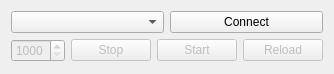
<?xml version="1.0" encoding="UTF-8"?>
<ui version="4.0">
 <class>Logger</class>
 <widget class="QWidget" name="Logger">
  <property name="geometry">
   <rect>
    <x>0</x>
    <y>0</y>
    <width>312</width>
    <height>74</height>
   </rect>
  </property>
  <property name="windowTitle">
   <string>Logger</string>
  </property>
  <layout class="QVBoxLayout" name="verticalLayout">
   <item>
    <layout class="QHBoxLayout" name="horizontalLayout_2">
     <item>
      <widget class="QComboBox" name="serialComboBox"/>
     </item>
     <item>
      <widget class="QPushButton" name="connectButton">
       <property name="text">
        <string>Connect</string>
       </property>
      </widget>
     </item>
    </layout>
   </item>
   <item>
    <layout class="QHBoxLayout" name="horizontalLayout">
     <item>
      <widget class="QSpinBox" name="spinBox">
       <property name="enabled">
        <bool>false</bool>
       </property>
       <property name="minimum">
        <number>1000</number>
       </property>
       <property name="maximum">
        <number>2000</number>
       </property>
       <property name="singleStep">
        <number>50</number>
       </property>
      </widget>
     </item>
     <item>
      <widget class="QPushButton" name="stopButton">
       <property name="enabled">
        <bool>false</bool>
       </property>
       <property name="text">
        <string>Stop</string>
       </property>
      </widget>
     </item>
     <item>
      <widget class="QPushButton" name="controlButton">
       <property name="enabled">
        <bool>false</bool>
       </property>
       <property name="text">
        <string>Start</string>
       </property>
      </widget>
     </item>
     <item>
      <widget class="QPushButton" name="reloadButton">
       <property name="enabled">
        <bool>false</bool>
       </property>
       <property name="text">
        <string>Reload</string>
       </property>
      </widget>
     </item>
    </layout>
   </item>
  </layout>
 </widget>
 <layoutdefault spacing="6" margin="11"/>
 <resources/>
 <connections/>
</ui>
